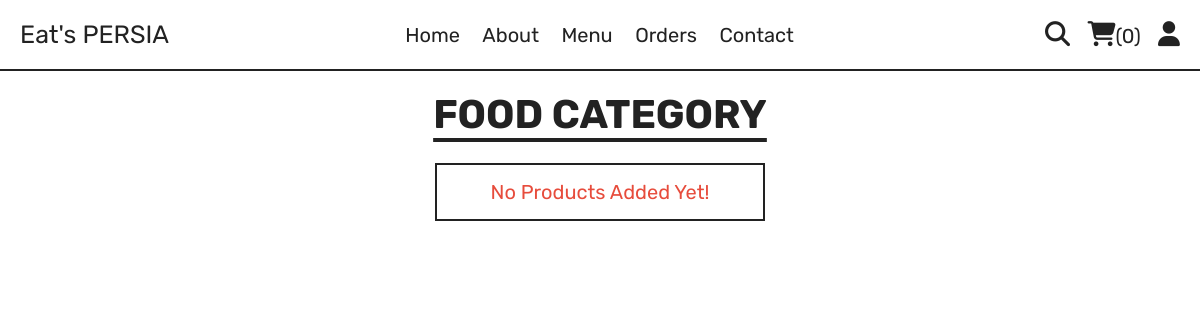
The app's page /category.php?category=main dish, older data.
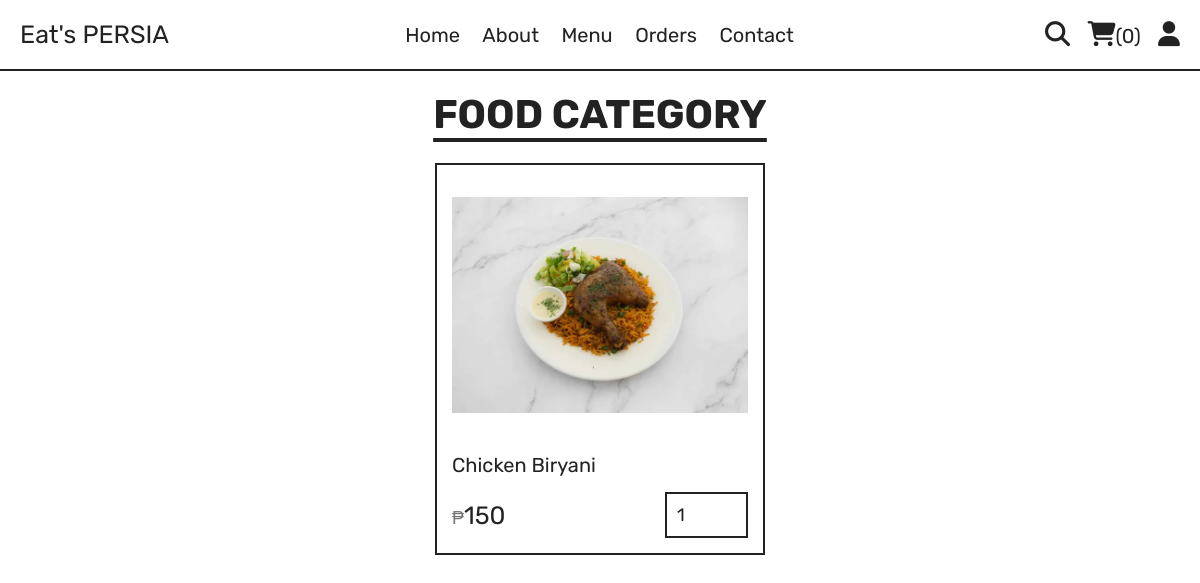
The same page, newer data.
### tables this page shows
CREATE TABLE `products` (
  `id` int(100) NOT NULL,
  `name` varchar(100) NOT NULL,
  `category` varchar(100) NOT NULL,
  `price` int(10) NOT NULL,
  `image` varchar(100) NOT NULL
);

### category.php (the view, shortened to what this page needs)
<?php
include 'components/connect.php';
?>
<!DOCTYPE html>
<html lang="en">
<head>
   <link rel="stylesheet" href="https://cdnjs.cloudflare.com/ajax/libs/font-awesome/6.1.1/css/all.min.css">
   <link rel="stylesheet" href="css/style.css">
</head>
<body>
<?php include 'components/user_header.php'; ?>
<section class="products">
   <h1 class="title">food category</h1>
   <div class="box-container">
      <?php
         $category = $_GET['category'];
         $select_products = $conn->prepare("SELECT * FROM `products` WHERE category = ?");
         $select_products->execute([$category]);
         if($select_products->rowCount() > 0){
            while($fetch_products = $select_products->fetch(PDO::FETCH_ASSOC)){
      ?>
      <form action="" method="post" class="box">
         <img src="uploaded_img/<?= $fetch_products['image']; ?>" alt="">
         <div class="name"><?= $fetch_products['name']; ?></div>
         <div class="flex">
            <div class="price"><span>₱</span><?= $fetch_products['price']; ?></div>
            <input type="number" name="qty" class="qty" min="1" max="99" value="1" maxlength="2">
         </div>
      </form>
      <?php
            }
         }else{
            echo '<p class="empty">no products added yet!</p>';
         }
      ?>
   </div>
</section>
</body>
</html>

Row changes from the older to the newer data that the page shows:
added products: image (picture), name "Chicken Biryani", price "150"
Text that changed along with them:
text no longer shown: "No Products Added Yet!"
